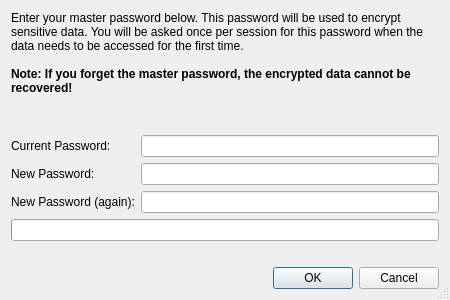
<?xml version="1.0" encoding="UTF-8"?>
<ui version="4.0">
 <class>MasterPasswordEntryDialog</class>
 <widget class="QDialog" name="MasterPasswordEntryDialog">
  <property name="geometry">
   <rect>
    <x>0</x>
    <y>0</y>
    <width>450</width>
    <height>300</height>
   </rect>
  </property>
  <property name="windowTitle">
   <string>Master Password</string>
  </property>
  <property name="sizeGripEnabled">
   <bool>true</bool>
  </property>
  <layout class="QVBoxLayout" name="verticalLayout">
   <item>
    <widget class="QLabel" name="label">
     <property name="text">
      <string>&lt;p&gt;Enter your master password below. This password will be used to encrypt sensitive data. You will be asked once per session for this password when the data needs to be accessed for the first time.&lt;br/&gt;&lt;br/&gt;&lt;b&gt;Note: If you forget the master password, the encrypted data cannot be recovered!&lt;/b&gt;&lt;/p&gt;</string>
     </property>
     <property name="wordWrap">
      <bool>true</bool>
     </property>
    </widget>
   </item>
   <item>
    <spacer name="verticalSpacer">
     <property name="orientation">
      <enum>Qt::Vertical</enum>
     </property>
     <property name="sizeHint" stdset="0">
      <size>
       <width>20</width>
       <height>28</height>
      </size>
     </property>
    </spacer>
   </item>
   <item>
    <layout class="QGridLayout" name="gridLayout">
     <item row="0" column="0">
      <widget class="QLabel" name="label_2">
       <property name="text">
        <string>Current Password:</string>
       </property>
      </widget>
     </item>
     <item row="0" column="1">
      <widget class="QLineEdit" name="currentPasswordEdit">
       <property name="toolTip">
        <string>Enter the current password</string>
       </property>
       <property name="echoMode">
        <enum>QLineEdit::Password</enum>
       </property>
      </widget>
     </item>
     <item row="1" column="0">
      <widget class="QLabel" name="label_3">
       <property name="text">
        <string>New Password:</string>
       </property>
      </widget>
     </item>
     <item row="1" column="1">
      <widget class="QLineEdit" name="newPasswordEdit">
       <property name="toolTip">
        <string>Enter the new password</string>
       </property>
       <property name="echoMode">
        <enum>QLineEdit::Password</enum>
       </property>
      </widget>
     </item>
     <item row="2" column="0">
      <widget class="QLabel" name="label_4">
       <property name="text">
        <string>New Password (again):</string>
       </property>
      </widget>
     </item>
     <item row="2" column="1">
      <widget class="QLineEdit" name="newPasswordAgainEdit">
       <property name="toolTip">
        <string>Repeat the new password</string>
       </property>
       <property name="echoMode">
        <enum>QLineEdit::Password</enum>
       </property>
      </widget>
     </item>
    </layout>
   </item>
   <item>
    <widget class="EricPasswordMeter" name="passwordMeter">
     <property name="toolTip">
      <string>Shows an indication for the password strength</string>
     </property>
    </widget>
   </item>
   <item>
    <widget class="QLabel" name="errorLabel">
     <property name="styleSheet">
      <string notr="true">color : red;</string>
     </property>
     <property name="wordWrap">
      <bool>true</bool>
     </property>
    </widget>
   </item>
   <item>
    <widget class="QDialogButtonBox" name="buttonBox">
     <property name="orientation">
      <enum>Qt::Horizontal</enum>
     </property>
     <property name="standardButtons">
      <set>QDialogButtonBox::Cancel|QDialogButtonBox::Ok</set>
     </property>
    </widget>
   </item>
  </layout>
 </widget>
 <customwidgets>
  <customwidget>
   <class>EricPasswordMeter</class>
   <extends>QProgressBar</extends>
   <header>EricWidgets/EricPasswordMeter</header>
  </customwidget>
 </customwidgets>
 <tabstops>
  <tabstop>currentPasswordEdit</tabstop>
  <tabstop>newPasswordEdit</tabstop>
  <tabstop>newPasswordAgainEdit</tabstop>
  <tabstop>buttonBox</tabstop>
 </tabstops>
 <resources/>
 <connections>
  <connection>
   <sender>buttonBox</sender>
   <signal>accepted()</signal>
   <receiver>MasterPasswordEntryDialog</receiver>
   <slot>accept()</slot>
   <hints>
    <hint type="sourcelabel">
     <x>248</x>
     <y>254</y>
    </hint>
    <hint type="destinationlabel">
     <x>157</x>
     <y>274</y>
    </hint>
   </hints>
  </connection>
  <connection>
   <sender>buttonBox</sender>
   <signal>rejected()</signal>
   <receiver>MasterPasswordEntryDialog</receiver>
   <slot>reject()</slot>
   <hints>
    <hint type="sourcelabel">
     <x>316</x>
     <y>260</y>
    </hint>
    <hint type="destinationlabel">
     <x>286</x>
     <y>274</y>
    </hint>
   </hints>
  </connection>
 </connections>
</ui>
